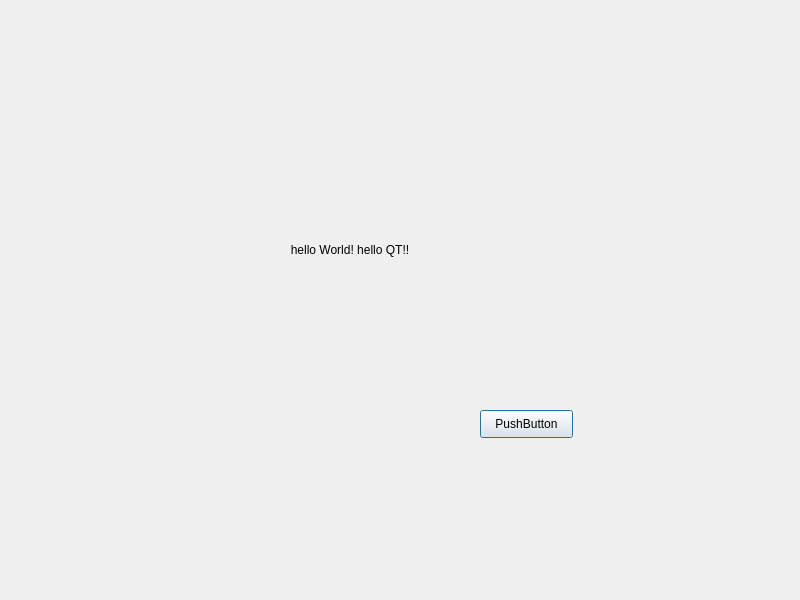
<?xml version="1.0" encoding="UTF-8"?>
<ui version="4.0">
 <class>helloDialog</class>
 <widget class="QDialog" name="helloDialog">
  <property name="geometry">
   <rect>
    <x>0</x>
    <y>0</y>
    <width>800</width>
    <height>600</height>
   </rect>
  </property>
  <property name="windowTitle">
   <string>helloDialog</string>
  </property>
  <widget class="QPushButton" name="pushButton">
   <property name="geometry">
    <rect>
     <x>480</x>
     <y>410</y>
     <width>93</width>
     <height>28</height>
    </rect>
   </property>
   <property name="text">
    <string>PushButton</string>
   </property>
  </widget>
  <widget class="QLabel" name="label">
   <property name="geometry">
    <rect>
     <x>250</x>
     <y>200</y>
     <width>200</width>
     <height>100</height>
    </rect>
   </property>
   <property name="text">
    <string>hello World! hello QT!!</string>
   </property>
   <property name="alignment">
    <set>Qt::AlignCenter</set>
   </property>
  </widget>
 </widget>
 <resources/>
 <connections/>
</ui>
